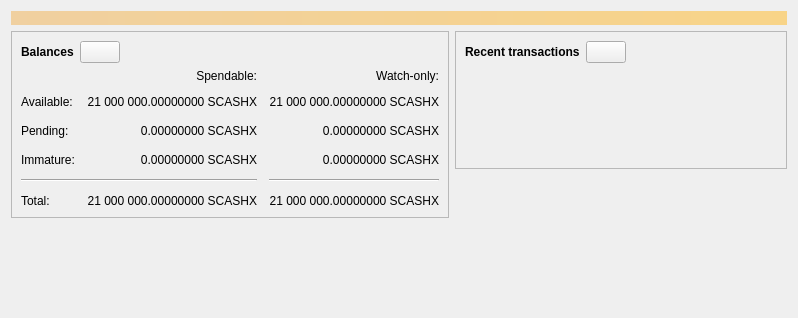
<?xml version="1.0" encoding="UTF-8"?>
<ui version="4.0">
 <class>OverviewPage</class>
 <widget class="QWidget" name="OverviewPage">
  <property name="geometry">
   <rect>
    <x>0</x>
    <y>0</y>
    <width>798</width>
    <height>318</height>
   </rect>
  </property>
  <property name="windowTitle">
   <string>Form</string>
  </property>
  <layout class="QVBoxLayout" name="topLayout">
   <item>
    <widget class="QLabel" name="labelAlerts">
     <property name="visible">
      <bool>false</bool>
     </property>
     <property name="styleSheet">
      <string notr="true">QLabel { background-color: qlineargradient(x1: 0, y1: 0, x2: 1, y2: 0, stop:0 #F0D0A0, stop:1 #F8D488); color:#000000; }</string>
     </property>
     <property name="wordWrap">
      <bool>true</bool>
     </property>
     <property name="margin">
      <number>3</number>
     </property>
     <property name="textInteractionFlags">
      <set>Qt::TextSelectableByMouse</set>
     </property>
    </widget>
   </item>
   <item>
    <layout class="QHBoxLayout" name="horizontalLayout" stretch="1,1">
     <item>
      <layout class="QVBoxLayout" name="verticalLayout_2">
       <item>
        <widget class="QFrame" name="frame">
         <property name="frameShape">
          <enum>QFrame::StyledPanel</enum>
         </property>
         <property name="frameShadow">
          <enum>QFrame::Raised</enum>
         </property>
         <layout class="QVBoxLayout" name="verticalLayout_4">
          <item>
           <layout class="QHBoxLayout" name="horizontalLayout_4">
            <item>
             <widget class="QLabel" name="label_5">
              <property name="font">
               <font>
                <weight>75</weight>
                <bold>true</bold>
               </font>
              </property>
              <property name="text">
               <string>Balances</string>
              </property>
             </widget>
            </item>
            <item>
             <widget class="QPushButton" name="labelWalletStatus">
              <property name="enabled">
               <bool>true</bool>
              </property>
              <property name="maximumSize">
               <size>
                <width>45</width>
                <height>16777215</height>
               </size>
              </property>
              <property name="toolTip">
               <string>The displayed information may be out of date. Your wallet automatically synchronizes with the Bitcoin network after a connection is established, but this process has not completed yet.</string>
              </property>
              <property name="text">
               <string/>
              </property>
              <property name="icon">
               <iconset resource="../bitcoin.qrc">
                <normaloff>:/icons/warning</normaloff>
                <disabledoff>:/icons/warning</disabledoff>:/icons/warning</iconset>
              </property>
              <property name="iconSize">
               <size>
                <width>24</width>
                <height>24</height>
               </size>
              </property>
             </widget>
            </item>
            <item>
             <spacer name="horizontalSpacer_3">
              <property name="orientation">
               <enum>Qt::Horizontal</enum>
              </property>
              <property name="sizeHint" stdset="0">
               <size>
                <width>40</width>
                <height>20</height>
               </size>
              </property>
             </spacer>
            </item>
           </layout>
          </item>
          <item>
           <layout class="QGridLayout" name="gridLayout">
            <property name="spacing">
             <number>12</number>
            </property>
            <item row="2" column="2">
             <widget class="QLabel" name="labelWatchPending">
              <property name="cursor">
               <cursorShape>IBeamCursor</cursorShape>
              </property>
              <property name="toolTip">
               <string>Unconfirmed transactions to watch-only addresses</string>
              </property>
              <property name="text">
               <string notr="true">0.00000000 SCASHX</string>
              </property>
              <property name="alignment">
               <set>Qt::AlignRight|Qt::AlignTrailing|Qt::AlignVCenter</set>
              </property>
              <property name="textInteractionFlags">
               <set>Qt::LinksAccessibleByMouse|Qt::TextSelectableByKeyboard|Qt::TextSelectableByMouse</set>
              </property>
             </widget>
            </item>
            <item row="2" column="1">
             <widget class="QLabel" name="labelUnconfirmed">
              <property name="cursor">
               <cursorShape>IBeamCursor</cursorShape>
              </property>
              <property name="toolTip">
               <string>Total of transactions that have yet to be confirmed, and do not yet count toward the spendable balance</string>
              </property>
              <property name="text">
               <string notr="true">0.00000000 SCASHX</string>
              </property>
              <property name="alignment">
               <set>Qt::AlignRight|Qt::AlignTrailing|Qt::AlignVCenter</set>
              </property>
              <property name="textInteractionFlags">
               <set>Qt::LinksAccessibleByMouse|Qt::TextSelectableByKeyboard|Qt::TextSelectableByMouse</set>
              </property>
             </widget>
            </item>
            <item row="3" column="2">
             <widget class="QLabel" name="labelWatchImmature">
              <property name="cursor">
               <cursorShape>IBeamCursor</cursorShape>
              </property>
              <property name="toolTip">
               <string>Mined balance in watch-only addresses that has not yet matured</string>
              </property>
              <property name="text">
               <string notr="true">0.00000000 SCASHX</string>
              </property>
              <property name="alignment">
               <set>Qt::AlignRight|Qt::AlignTrailing|Qt::AlignVCenter</set>
              </property>
              <property name="textInteractionFlags">
               <set>Qt::LinksAccessibleByMouse|Qt::TextSelectableByKeyboard|Qt::TextSelectableByMouse</set>
              </property>
             </widget>
            </item>
            <item row="4" column="0" colspan="2">
             <widget class="Line" name="line">
              <property name="orientation">
               <enum>Qt::Horizontal</enum>
              </property>
             </widget>
            </item>
            <item row="4" column="2">
             <widget class="Line" name="lineWatchBalance">
              <property name="sizePolicy">
               <sizepolicy hsizetype="Preferred" vsizetype="Fixed">
                <horstretch>0</horstretch>
                <verstretch>0</verstretch>
               </sizepolicy>
              </property>
              <property name="minimumSize">
               <size>
                <width>140</width>
                <height>0</height>
               </size>
              </property>
              <property name="orientation">
               <enum>Qt::Horizontal</enum>
              </property>
             </widget>
            </item>
            <item row="5" column="0">
             <widget class="QLabel" name="labelTotalText">
              <property name="text">
               <string>Total:</string>
              </property>
             </widget>
            </item>
            <item row="3" column="1">
             <widget class="QLabel" name="labelImmature">
              <property name="cursor">
               <cursorShape>IBeamCursor</cursorShape>
              </property>
              <property name="toolTip">
               <string>Mined balance that has not yet matured</string>
              </property>
              <property name="text">
               <string notr="true">0.00000000 SCASHX</string>
              </property>
              <property name="alignment">
               <set>Qt::AlignRight|Qt::AlignTrailing|Qt::AlignVCenter</set>
              </property>
              <property name="textInteractionFlags">
               <set>Qt::LinksAccessibleByMouse|Qt::TextSelectableByKeyboard|Qt::TextSelectableByMouse</set>
              </property>
             </widget>
            </item>
            <item row="2" column="3">
             <spacer name="horizontalSpacer_2">
              <property name="orientation">
               <enum>Qt::Horizontal</enum>
              </property>
              <property name="sizeHint" stdset="0">
               <size>
                <width>40</width>
                <height>20</height>
               </size>
              </property>
             </spacer>
            </item>
            <item row="3" column="0">
             <widget class="QLabel" name="labelImmatureText">
              <property name="text">
               <string>Immature:</string>
              </property>
             </widget>
            </item>
            <item row="5" column="1">
             <widget class="QLabel" name="labelTotal">
              <property name="cursor">
               <cursorShape>IBeamCursor</cursorShape>
              </property>
              <property name="toolTip">
               <string>Your current total balance</string>
              </property>
              <property name="text">
               <string notr="true">21 000 000.00000000 SCASHX</string>
              </property>
              <property name="alignment">
               <set>Qt::AlignRight|Qt::AlignTrailing|Qt::AlignVCenter</set>
              </property>
              <property name="textInteractionFlags">
               <set>Qt::LinksAccessibleByMouse|Qt::TextSelectableByKeyboard|Qt::TextSelectableByMouse</set>
              </property>
             </widget>
            </item>
            <item row="5" column="2">
             <widget class="QLabel" name="labelWatchTotal">
              <property name="cursor">
               <cursorShape>IBeamCursor</cursorShape>
              </property>
              <property name="toolTip">
               <string>Current total balance in watch-only addresses</string>
              </property>
              <property name="text">
               <string notr="true">21 000 000.00000000 SCASHX</string>
              </property>
              <property name="alignment">
               <set>Qt::AlignRight|Qt::AlignTrailing|Qt::AlignVCenter</set>
              </property>
              <property name="textInteractionFlags">
               <set>Qt::LinksAccessibleByMouse|Qt::TextSelectableByKeyboard|Qt::TextSelectableByMouse</set>
              </property>
             </widget>
            </item>
            <item row="0" column="2">
             <widget class="QLabel" name="labelWatchonly">
              <property name="text">
               <string>Watch-only:</string>
              </property>
              <property name="alignment">
               <set>Qt::AlignRight|Qt::AlignTrailing|Qt::AlignVCenter</set>
              </property>
             </widget>
            </item>
            <item row="1" column="0">
             <widget class="QLabel" name="labelBalanceText">
              <property name="text">
               <string>Available:</string>
              </property>
             </widget>
            </item>
            <item row="1" column="1">
             <widget class="QLabel" name="labelBalance">
              <property name="cursor">
               <cursorShape>IBeamCursor</cursorShape>
              </property>
              <property name="toolTip">
               <string>Your current spendable balance</string>
              </property>
              <property name="text">
               <string notr="true">21 000 000.00000000 SCASHX</string>
              </property>
              <property name="alignment">
               <set>Qt::AlignRight|Qt::AlignTrailing|Qt::AlignVCenter</set>
              </property>
              <property name="textInteractionFlags">
               <set>Qt::LinksAccessibleByMouse|Qt::TextSelectableByKeyboard|Qt::TextSelectableByMouse</set>
              </property>
             </widget>
            </item>
            <item row="1" column="2">
             <widget class="QLabel" name="labelWatchAvailable">
              <property name="cursor">
               <cursorShape>IBeamCursor</cursorShape>
              </property>
              <property name="toolTip">
               <string>Your current balance in watch-only addresses</string>
              </property>
              <property name="text">
               <string notr="true">21 000 000.00000000 SCASHX</string>
              </property>
              <property name="alignment">
               <set>Qt::AlignRight|Qt::AlignTrailing|Qt::AlignVCenter</set>
              </property>
              <property name="textInteractionFlags">
               <set>Qt::LinksAccessibleByMouse|Qt::TextSelectableByKeyboard|Qt::TextSelectableByMouse</set>
              </property>
             </widget>
            </item>
            <item row="2" column="0">
             <widget class="QLabel" name="labelPendingText">
              <property name="text">
               <string>Pending:</string>
              </property>
             </widget>
            </item>
            <item row="0" column="1">
             <widget class="QLabel" name="labelSpendable">
              <property name="text">
               <string>Spendable:</string>
              </property>
              <property name="alignment">
               <set>Qt::AlignRight|Qt::AlignTrailing|Qt::AlignVCenter</set>
              </property>
             </widget>
            </item>
           </layout>
          </item>
         </layout>
        </widget>
       </item>
       <item>
        <spacer name="verticalSpacer">
         <property name="orientation">
          <enum>Qt::Vertical</enum>
         </property>
         <property name="sizeHint" stdset="0">
          <size>
           <width>20</width>
           <height>40</height>
          </size>
         </property>
        </spacer>
       </item>
      </layout>
     </item>
     <item>
      <layout class="QVBoxLayout" name="verticalLayout_3">
       <item>
        <widget class="QFrame" name="frame_2">
         <property name="frameShape">
          <enum>QFrame::StyledPanel</enum>
         </property>
         <property name="frameShadow">
          <enum>QFrame::Raised</enum>
         </property>
         <layout class="QVBoxLayout" name="verticalLayout">
          <item>
           <layout class="QHBoxLayout" name="horizontalLayout_2">
            <item>
             <widget class="QLabel" name="label_4">
              <property name="font">
               <font>
                <weight>75</weight>
                <bold>true</bold>
               </font>
              </property>
              <property name="text">
               <string>Recent transactions</string>
              </property>
             </widget>
            </item>
            <item>
             <widget class="QPushButton" name="labelTransactionsStatus">
              <property name="enabled">
               <bool>true</bool>
              </property>
              <property name="maximumSize">
               <size>
                <width>45</width>
                <height>16777215</height>
               </size>
              </property>
              <property name="toolTip">
               <string>The displayed information may be out of date. Your wallet automatically synchronizes with the Bitcoin network after a connection is established, but this process has not completed yet.</string>
              </property>
              <property name="text">
               <string/>
              </property>
              <property name="icon">
               <iconset resource="../bitcoin.qrc">
                <normaloff>:/icons/warning</normaloff>
                <disabledoff>:/icons/warning</disabledoff>:/icons/warning</iconset>
              </property>
              <property name="iconSize">
               <size>
                <width>24</width>
                <height>24</height>
               </size>
              </property>
             </widget>
            </item>
            <item>
             <spacer name="horizontalSpacer">
              <property name="orientation">
               <enum>Qt::Horizontal</enum>
              </property>
              <property name="sizeHint" stdset="0">
               <size>
                <width>40</width>
                <height>20</height>
               </size>
              </property>
             </spacer>
            </item>
           </layout>
          </item>
          <item>
           <widget class="TransactionOverviewWidget" name="listTransactions">
            <property name="styleSheet">
             <string notr="true">QListView { background: transparent; }</string>
            </property>
            <property name="frameShape">
             <enum>QFrame::NoFrame</enum>
            </property>
            <property name="verticalScrollBarPolicy">
             <enum>Qt::ScrollBarAlwaysOff</enum>
            </property>
            <property name="horizontalScrollBarPolicy">
             <enum>Qt::ScrollBarAlwaysOff</enum>
            </property>
            <property name="sizeAdjustPolicy">
             <enum>QAbstractScrollArea::AdjustToContents</enum>
            </property>
            <property name="selectionMode">
             <enum>QAbstractItemView::NoSelection</enum>
            </property>
            <property name="uniformItemSizes">
             <bool>true</bool>
            </property>
           </widget>
          </item>
         </layout>
        </widget>
       </item>
       <item>
        <spacer name="verticalSpacer_2">
         <property name="orientation">
          <enum>Qt::Vertical</enum>
         </property>
         <property name="sizeHint" stdset="0">
          <size>
           <width>20</width>
           <height>40</height>
          </size>
         </property>
        </spacer>
       </item>
      </layout>
     </item>
    </layout>
   </item>
  </layout>
 </widget>
 <customwidgets>
  <customwidget>
   <class>TransactionOverviewWidget</class>
   <extends>QListView</extends>
   <header>qt/transactionoverviewwidget.h</header>
  </customwidget>
 </customwidgets>
 <resources/>
 <connections/>
</ui>
